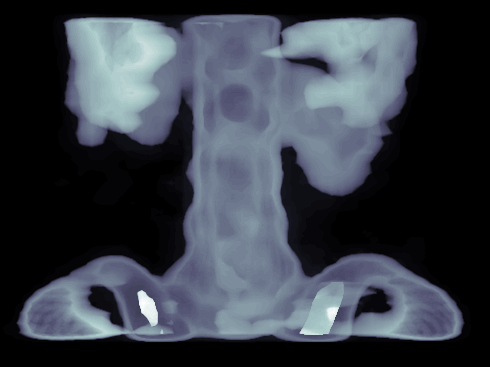
%> input picture Practical 8/8B/spine.tif, 490 x 367 px
$ octave P8B.m   (GNU Octave 9; MATLAB toolbox functions it lacks are replaced by stand-ins)
%> lines starting %> are read from the running program, lines starting %| are printed output that depends on the picture
%{
Practical 8-B
Write a MATLAB program to perform contrast stretching.
Use in-built functions like imadjust() and stretchlimit().
Use the files 'low.tif', 'pout.tif', and 'spine.tif'
%}

clc;
clear;
close all;

i = imread('spine.tif');
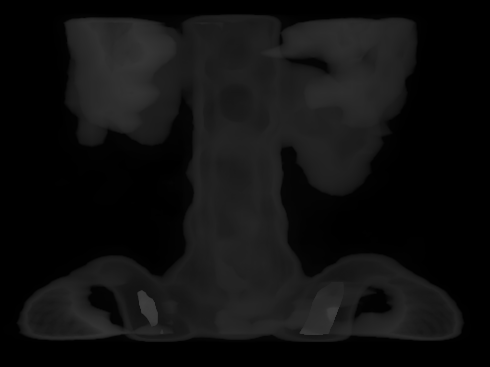
%> i: size 367x490 uint8; min 0, max 63, mean 15.7

% Using function 'stretchlim()' to get upper and lower limits
low_high = stretchlim(i);
%> low_high = [0; 0.192]

% Using function 'imadjust()' to perform contrast stretching
out = imadjust(i, low_high, []);
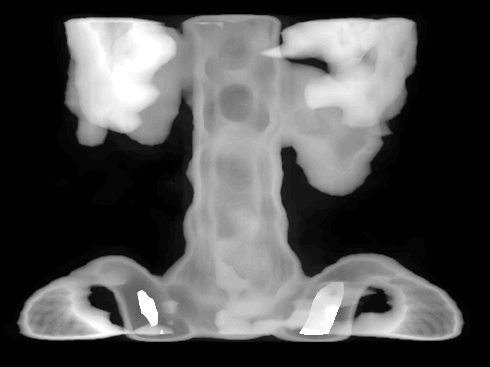
%> out: size 367x490 uint8; min 0, max 255, mean 81.7

figure;
subplot(1, 2, 1); imshow(i); title('Original Image');
subplot(1, 2, 2); imshow(out); title('Contrast Stretched Image');
